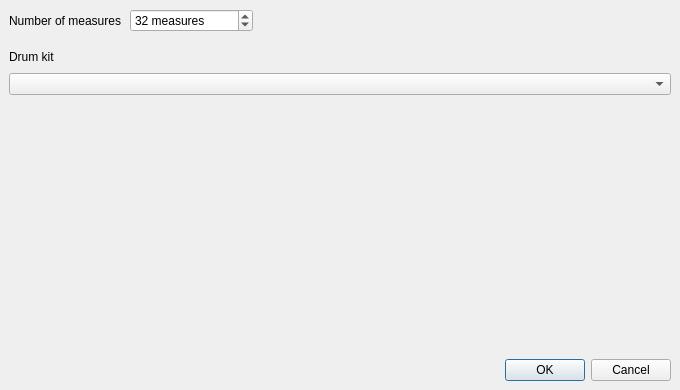
<?xml version="1.0" encoding="UTF-8"?>
<ui version="4.0">
 <class>newScoreDialog</class>
 <widget class="QDialog" name="newScoreDialog">
  <property name="geometry">
   <rect>
    <x>0</x>
    <y>0</y>
    <width>680</width>
    <height>390</height>
   </rect>
  </property>
  <property name="minimumSize">
   <size>
    <width>620</width>
    <height>360</height>
   </size>
  </property>
  <property name="contextMenuPolicy">
   <enum>Qt::NoContextMenu</enum>
  </property>
  <property name="windowTitle">
   <string>New Score</string>
  </property>
  <layout class="QVBoxLayout" name="verticalLayout">
   <property name="spacing">
    <number>9</number>
   </property>
   <property name="margin">
    <number>9</number>
   </property>
   <item>
    <layout class="QGridLayout" name="gridLayout">
     <property name="verticalSpacing">
      <number>6</number>
     </property>
     <item row="0" column="0">
      <widget class="QLabel" name="label">
       <property name="toolTip">
        <string>The number of measures in the new score</string>
       </property>
       <property name="text">
        <string>Number of measures</string>
       </property>
       <property name="alignment">
        <set>Qt::AlignRight|Qt::AlignTrailing|Qt::AlignVCenter</set>
       </property>
       <property name="buddy">
        <cstring>numMeasuresSpinBox</cstring>
       </property>
      </widget>
     </item>
     <item row="0" column="1">
      <widget class="QSpinBox" name="numMeasuresSpinBox">
       <property name="toolTip">
        <string>The number of measures in the new score</string>
       </property>
       <property name="statusTip">
        <string>The number of measures in the new score</string>
       </property>
       <property name="suffix">
        <string> measures</string>
       </property>
       <property name="minimum">
        <number>1</number>
       </property>
       <property name="maximum">
        <number>100000</number>
       </property>
       <property name="value">
        <number>32</number>
       </property>
      </widget>
     </item>
     <item row="0" column="2">
      <spacer name="horizontalSpacer_3">
       <property name="orientation">
        <enum>Qt::Horizontal</enum>
       </property>
       <property name="sizeHint" stdset="0">
        <size>
         <width>40</width>
         <height>20</height>
        </size>
       </property>
      </spacer>
     </item>
    </layout>
   </item>
   <item>
    <widget class="measureTabs" name="measureTabs">
     <property name="toolTip">
      <string>The default measure count for the new score</string>
     </property>
    </widget>
   </item>
   <item>
    <widget class="QLabel" name="label_2">
     <property name="text">
      <string>Drum kit</string>
     </property>
     <property name="buddy">
      <cstring>kitCombobox</cstring>
     </property>
    </widget>
   </item>
   <item>
    <widget class="QComboBox" name="kitCombobox"/>
   </item>
   <item>
    <spacer name="verticalSpacer">
     <property name="orientation">
      <enum>Qt::Vertical</enum>
     </property>
     <property name="sizeHint" stdset="0">
      <size>
       <width>20</width>
       <height>20</height>
      </size>
     </property>
    </spacer>
   </item>
   <item>
    <layout class="QHBoxLayout" name="horizontalLayout">
     <property name="spacing">
      <number>0</number>
     </property>
     <item>
      <spacer name="horizontalSpacer_5">
       <property name="orientation">
        <enum>Qt::Horizontal</enum>
       </property>
       <property name="sizeHint" stdset="0">
        <size>
         <width>40</width>
         <height>20</height>
        </size>
       </property>
      </spacer>
     </item>
     <item>
      <widget class="QDialogButtonBox" name="buttonBox">
       <property name="orientation">
        <enum>Qt::Horizontal</enum>
       </property>
       <property name="standardButtons">
        <set>QDialogButtonBox::Cancel|QDialogButtonBox::Ok</set>
       </property>
      </widget>
     </item>
    </layout>
   </item>
  </layout>
 </widget>
 <customwidgets>
  <customwidget>
   <class>measureTabs</class>
   <extends>QWidget</extends>
   <header>Widgets.measureTabs</header>
   <container>1</container>
  </customwidget>
 </customwidgets>
 <tabstops>
  <tabstop>numMeasuresSpinBox</tabstop>
  <tabstop>kitCombobox</tabstop>
  <tabstop>buttonBox</tabstop>
 </tabstops>
 <resources/>
 <connections>
  <connection>
   <sender>buttonBox</sender>
   <signal>accepted()</signal>
   <receiver>newScoreDialog</receiver>
   <slot>accept()</slot>
   <hints>
    <hint type="sourcelabel">
     <x>232</x>
     <y>124</y>
    </hint>
    <hint type="destinationlabel">
     <x>157</x>
     <y>134</y>
    </hint>
   </hints>
  </connection>
  <connection>
   <sender>buttonBox</sender>
   <signal>rejected()</signal>
   <receiver>newScoreDialog</receiver>
   <slot>reject()</slot>
   <hints>
    <hint type="sourcelabel">
     <x>232</x>
     <y>124</y>
    </hint>
    <hint type="destinationlabel">
     <x>242</x>
     <y>134</y>
    </hint>
   </hints>
  </connection>
 </connections>
</ui>
